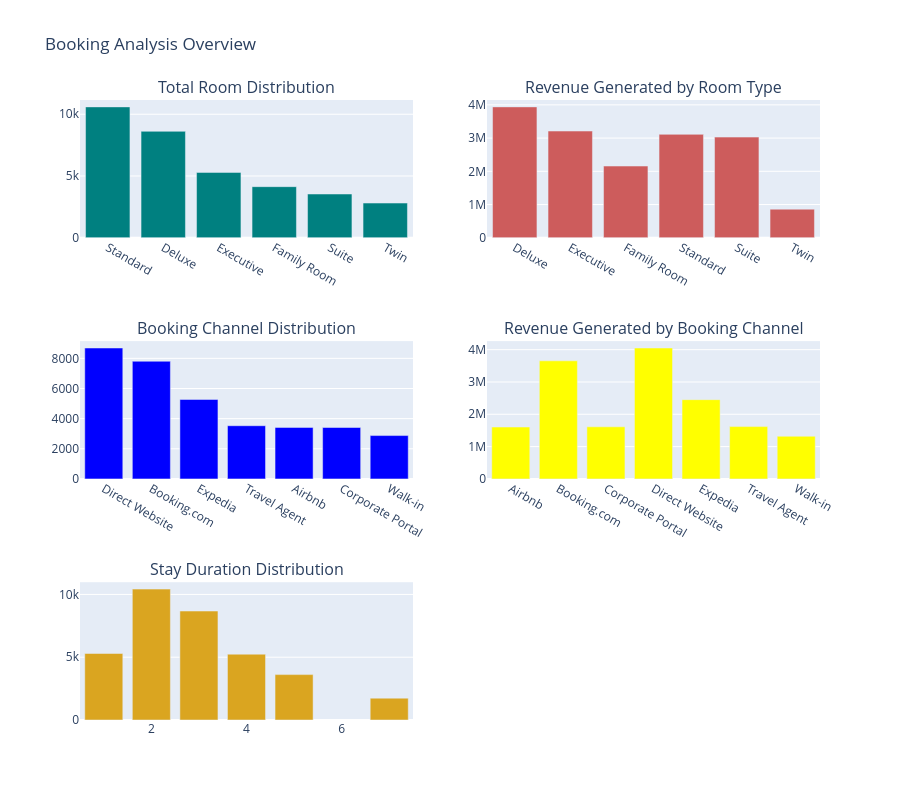

Write notebook code for a chart like this one.
### Code cell
# create subplot
fig = make_subplots(
    rows = 3, cols = 2,
    subplot_titles=("Total Room Distribution", "Revenue Generated by Room Type", "Booking Channel Distribution", "Revenue Generated by Booking Channel", "Stay Duration Distribution")
)
##Add charts
fig.add_trace(go.Bar(x= room_type['room_type'], y = room_type['count'], name ='Count', marker_color = 'teal'), row = 1, col = 1)
fig.add_trace(go.Bar(x =room_revenue['room_type'], y = room_revenue['total_amount'], name= 'Revenue', marker_color = 'indianred'), row = 1, col = 2)
fig.add_trace(go.Bar(x = channels['booking_channel'], y = channels['count'], name = 'Count', marker_color = 'blue'), row = 2, col = 1)
fig.add_trace(go.Bar(x = channel_revenue['booking_channel'], y = channel_revenue['total_amount'], name = 'Revenue', marker_color = 'yellow'), row= 2, col =2)
fig.add_trace(go.Bar(x = stay['stay_duration'], y= stay['count'], name ='Count', marker_color = 'goldenrod'), row = 3, col =1)

fig.update_layout(height = 800, title_text = "Booking Analysis Overview", showlegend = False)

### Figure 1 — Plotly figure (JSON) as saved in the notebook; plotly's stock layout.template omitted (floating-point values rounded to 4 significant figures)
{"data": [{"marker": {"color": "teal"}, "name": "Count", "type": "bar", "x": ["Standard", "Deluxe", "Executive", "Family Room", "Suite", "Twin"], "xaxis": "x", "y": [10596, 8619, 5293, 4137, 3544, 2811], "yaxis": "y"}, {"marker": {"color": "indianred"}, "name": "Revenue", "type": "bar", "x": ["Deluxe", "Executive", "Family Room", "Standard", "Suite", "Twin"], "xaxis": "x2", "y": [3939000.0, 3211000.0, 2158000.0, 3113000.0, 3030000.0, 861100.0], "yaxis": "y2"}, {"marker": {"color": "blue"}, "name": "Count", "type": "bar", "x": ["Direct Website", "Booking.com", "Expedia", "Travel Agent", "Airbnb", "Corporate Portal", "Walk-in"], "xaxis": "x3", "y": [8688, 7808, 5273, 3529, 3416, 3411, 2875], "yaxis": "y3"}, {"marker": {"color": "yellow"}, "name": "Revenue", "type": "bar", "x": ["Airbnb", "Booking.com", "Corporate Portal", "Direct Website", "Expedia", "Travel Agent", "Walk-in"], "xaxis": "x4", "y": [1605000.0, 3654000.0, 1611000.0, 4051000.0, 2452000.0, 1619000.0, 1319000.0], "yaxis": "y4"}, {"marker": {"color": "goldenrod"}, "name": "Count", "type": "bar", "x": [2, 3, 1, 4, 5, 7], "xaxis": "x5", "y": [10425, 8679, 5299, 5243, 3614, 1740], "yaxis": "y5"}], "layout": {"annotations": [{"font": {"size": 16}, "showarrow": false, "text": "Total Room Distribution", "x": 0.225, "xanchor": "center", "xref": "paper", "y": 1, "yanchor": "bottom", "yref": "paper"}, {"font": {"size": 16}, "showarrow": false, "text": "Revenue Generated by Room Type", "x": 0.775, "xanchor": "center", "xref": "paper", "y": 1, "yanchor": "bottom", "yref": "paper"}, {"font": {"size": 16}, "showarrow": false, "text": "Booking Channel Distribution", "x": 0.225, "xanchor": "center", "xref": "paper", "y": 0.6111, "yanchor": "bottom", "yref": "paper"}, {"font": {"size": 16}, "showarrow": false, "text": "Revenue Generated by Booking Channel", "x": 0.775, "xanchor": "center", "xref": "paper", "y": 0.6111, "yanchor": "bottom", "yref": "paper"}, {"font": {"size": 16}, "showarrow": false, "text": "Stay Duration Distribution", "x": 0.225, "xanchor": "center", "xref": "paper", "y": 0.2222, "yanchor": "bottom", "yref": "paper"}], "height": 800, "showlegend": false, "title": {"text": "Booking Analysis Overview"}, "xaxis": {"anchor": "y", "domain": [0, 0.45]}, "xaxis2": {"anchor": "y2", "domain": [0.55, 1]}, "xaxis3": {"anchor": "y3", "domain": [0, 0.45]}, "xaxis4": {"anchor": "y4", "domain": [0.55, 1]}, "xaxis5": {"anchor": "y5", "domain": [0, 0.45]}, "xaxis6": {"anchor": "y6", "domain": [0.55, 1]}, "yaxis": {"anchor": "x", "domain": [0.7778, 1]}, "yaxis2": {"anchor": "x2", "domain": [0.7778, 1]}, "yaxis3": {"anchor": "x3", "domain": [0.3889, 0.6111]}, "yaxis4": {"anchor": "x4", "domain": [0.3889, 0.6111]}, "yaxis5": {"anchor": "x5", "domain": [0, 0.2222]}, "yaxis6": {"anchor": "x6", "domain": [0, 0.2222]}}}
